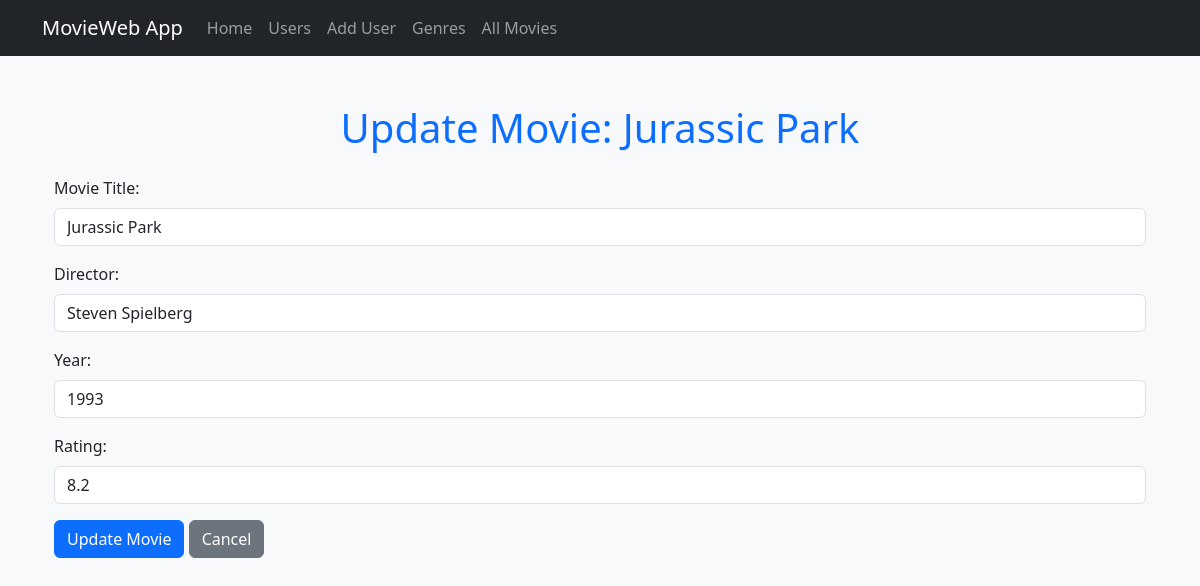
/users/1/update_movie/2, run on the app's committed database.
### datamanager/data_models.py (models this page shows)
class Movie(db.Model):
    id = db.Column(db.Integer, primary_key=True)
    name = db.Column(db.String(100), nullable=False)
    director = db.Column(db.String(50), nullable=True)
    year = db.Column(db.Integer, nullable=True)
    rating = db.Column(db.Float, nullable=True)
    poster = db.Column(db.String(255), nullable=True)
    genres = db.relationship('Genre', secondary=movie_genre, backref=db.backref('movies', lazy=True))
    reviews = db.relationship('Review', backref='movie', lazy=True)

### app.py (the view, shortened to what this page needs)
@app.route('/users/<int:user_id>/update_movie/<int:movie_id>', methods=['GET', 'POST'])
def update_movie(user_id, movie_id):
    try:
        user = data_manager.get_user_by_id(user_id)
        if not user:
            return render_template('404.html'), 404
        movie = data_manager.get_movie_by_id(movie_id)
        if not movie:
            return render_template('404.html'), 404
        return render_template('update_movie.html', user=user, movie=movie)
    except Exception as e:
        app.logger.error(f"Error updating movie {movie_id} for user {user_id}: {e}")
        app.logger.error(traceback.format_exc())
        return render_template('500.html'), 500

### datamanager/sqlite_data_manager.py (called while the page is built)
    def get_user_by_id(self, user_id):
        user = self.session.query(User).filter_by(id=user_id).first()
        return user

    def get_movie_by_id(self, movie_id):
        return self.session.query(Movie).get(movie_id)

### templates/update_movie.html (shortened to what this page needs)
{% extends 'base.html' %}
{% block content %}
<div class="container mt-5">
    <h1 class="text-center text-primary mb-4">Update Movie: {{ movie.name }}</h1>
    <form action="{{ url_for('update_movie', user_id=user.id, movie_id=movie.id) }}" method="POST" class="mt-4">
        <div class="mb-3">
            <label for="name" class="form-label">Movie Title:</label>
            <input type="text" id="name" name="name" class="form-control" value="{{ movie.name }}" required>
        </div>
        <div class="mb-3">
            <label for="director" class="form-label">Director:</label>
            <input type="text" id="director" name="director" class="form-control" value="{{ movie.director }}">
        </div>
        <div class="mb-3">
            <label for="year" class="form-label">Year:</label>
            <input type="number" id="year" name="year" class="form-control" value="{{ movie.year }}">
        </div>
        <div class="mb-3">
            <label for="rating" class="form-label">Rating:</label>
            <input type="number" id="rating" name="rating" step="0.1" class="form-control" value="{{ movie.rating }}">
        </div>
        <button type="submit" class="btn btn-primary">Update Movie</button>
        <a href="{{ url_for('user_movies', user_id=user.id) }}" class="btn btn-secondary">Cancel</a>
    </form>
</div>
{% endblock %}

### data on the page
Movie: name "Jurassic Park", director "Steven Spielberg", year "1993", rating "8.2"
